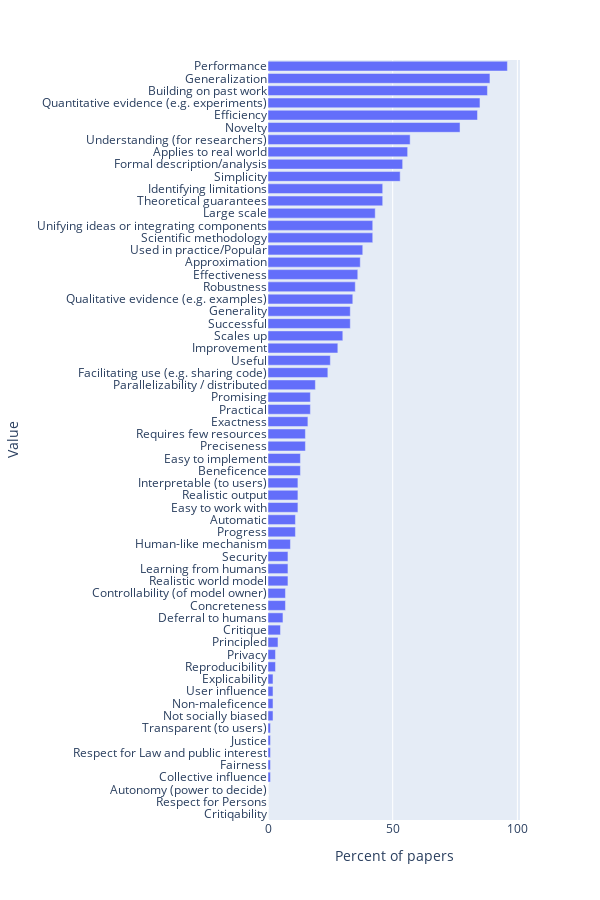

Here is the notebook cell this chart was saved with:
### Markdown cell above
## Analyze

### Code cell
sorted_vals, sorted_percents = zip(*sorted(zip(values, percents), key=lambda t: t[1], reverse=True))
values_data = pd.DataFrame({'Value': sorted_vals, 'Percent of papers': sorted_percents})
values_data.to_csv(results_dirname + 'values.csv', index=False)
fig = px.bar(values_data.iloc[::-1], y='Value', x='Percent of papers', orientation='h', width=600, height=900).update_layout(yaxis_tickvals=sorted_vals[::-1])
fig.write_image(results_dirname + 'values.png')
fig

### Figure 1 — Plotly figure (JSON) as saved in the notebook; plotly's stock layout.template omitted (floating-point values rounded to 4 significant figures)
{"data": [{"alignmentgroup": "True", "hovertemplate": "Percent of papers=%{x}<br>Value=%{y}<extra></extra>", "legendgroup": "", "marker": {"color": "#636efa", "pattern": {"shape": ""}}, "name": "", "offsetgroup": "", "orientation": "h", "showlegend": false, "textposition": "auto", "type": "bar", "x": [0, 0, 0, 1, 1, 1, 1, 1, 2, 2, 2, 2, 3, 3, 4, 5, 6, 7, 7, 8, 8, 8, 9, 11, 11, 12, 12, 12, 13, 13, 15, 15, 16, 17, 17, 19, 24, 25, 28, 30, 33, 33, 34, 35, 36, 37, 38, 42, 42, 43, 46, 46, 53, 54, 56, 57, 77, 84, 85, 88, 89, 96], "xaxis": "x", "y": ["Critiqability", "Respect for Persons", "Autonomy (power to decide)", "Collective influence", "Fairness", "Respect for Law and public interest", "Justice", "Transparent (to users)", "Not socially biased", "Non-maleficence", "User influence", "Explicability", "Reproducibility", "Privacy", "Principled", "Critique", "Deferral to humans", "Concreteness", "Controllability (of model owner)", "Realistic world model", "Learning from humans", "Security", "Human-like mechanism", "Progress", "Automatic", "Easy to work with", "Realistic output", "Interpretable (to users)", "Beneficence", "Easy to implement", "Preciseness", "Requires few resources", "Exactness", "Practical", "Promising", "Parallelizability / distributed", "Facilitating use (e.g. sharing code)", "Useful", "Improvement", "Scales up", "Successful", "Generality", "Qualitative evidence (e.g. examples)", "Robustness", "Effectiveness", "Approximation", "Used in practice/Popular", "Scientific methodology", "Unifying ideas or integrating components", "Large scale", "Theoretical guarantees", "Identifying limitations", "Simplicity", "Formal description/analysis", "Applies to real world", "Understanding (for researchers)", "Novelty", "Efficiency", "Quantitative evidence (e.g. experiments)", "Building on past work", "Generalization", "Performance"], "yaxis": "y"}], "layout": {"barmode": "relative", "height": 900, "legend": {"tracegroupgap": 0}, "margin": {"t": 60}, "width": 600, "xaxis": {"anchor": "y", "autorange": true, "domain": [0, 1], "range": [0, 101.1], "title": {"text": "Percent of papers"}, "type": "linear"}, "yaxis": {"anchor": "x", "autorange": true, "domain": [0, 1], "range": [-0.5, 61.5], "tickvals": ["Critiqability", "Respect for Persons", "Autonomy (power to decide)", "Collective influence", "Fairness", "Respect for Law and public interest", "Justice", "Transparent (to users)", "Not socially biased", "Non-maleficence", "User influence", "Explicability", "Reproducibility", "Privacy", "Principled", "Critique", "Deferral to humans", "Concreteness", "Controllability (of model owner)", "Realistic world model", "Learning from humans", "Security", "Human-like mechanism", "Progress", "Automatic", "Easy to work with", "Realistic output", "Interpretable (to users)", "Beneficence", "Easy to implement", "Preciseness", "Requires few resources", "Exactness", "Practical", "Promising", "Parallelizability / distributed", "Facilitating use (e.g. sharing code)", "Useful", "Improvement", "Scales up", "Successful", "Generality", "Qualitative evidence (e.g. examples)", "Robustness", "Effectiveness", "Approximation", "Used in practice/Popular", "Scientific methodology", "Unifying ideas or integrating components", "Large scale", "Theoretical guarantees", "Identifying limitations", "Simplicity", "Formal description/analysis", "Applies to real world", "Understanding (for researchers)", "Novelty", "Efficiency", "Quantitative evidence (e.g. experiments)", "Building on past work", "Generalization", "Performance"], "title": {"text": "Value"}, "type": "category"}}}
